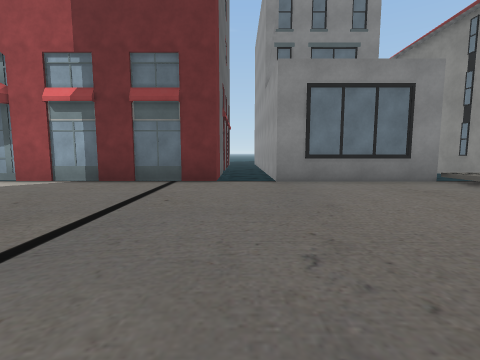
View 1 (above)

16 first-person views from a walk through a 3-D level made in the Unity game engine. The camera is 1.2 m above the floor, tilts 6° down and sees 85° across. The floor is counted in squares, 2 m on a side. Each view is taken from the middle of a square. On the plan, view 1 faces up. The plan holds only what a view shows up to about 9 squares ahead; the rest is blank. The place goes on beyond the plan. The player is left out. Some animated figures are left out. Some surface patterns are stand-ins.

View 2
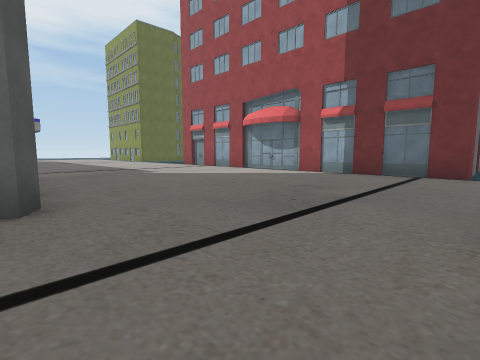

View 3
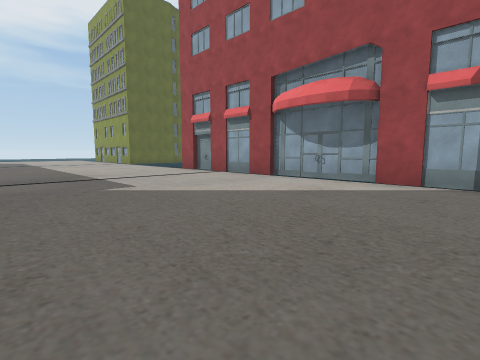

View 4
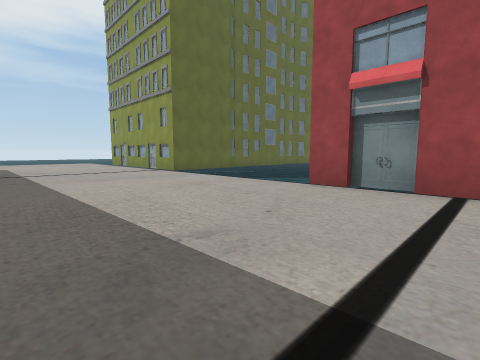

View 5
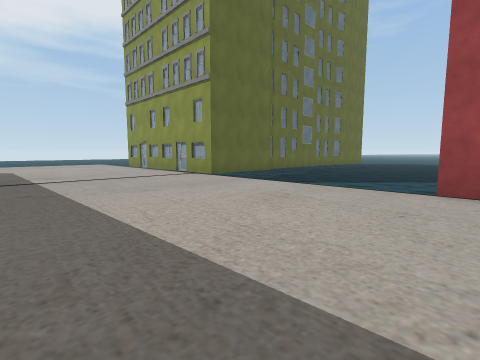

View 6
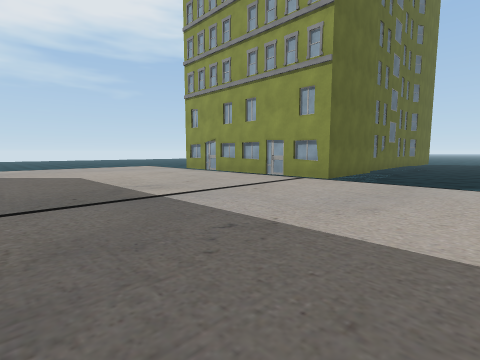

View 7
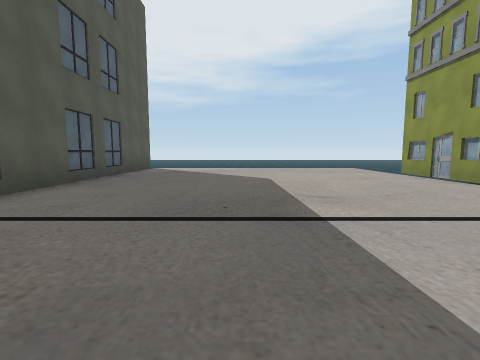

View 8
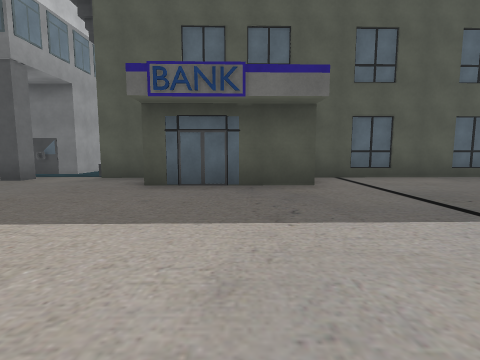

View 9
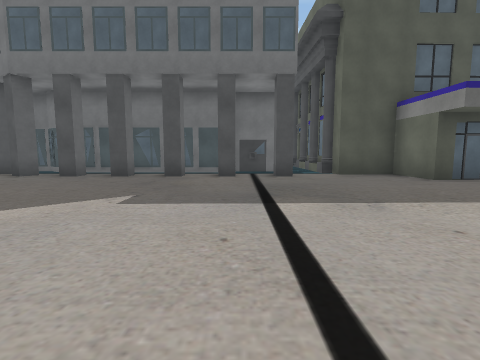

View 10
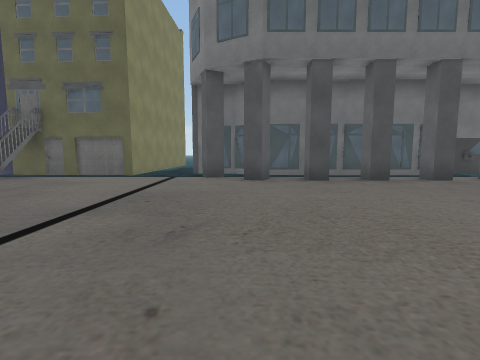

View 11
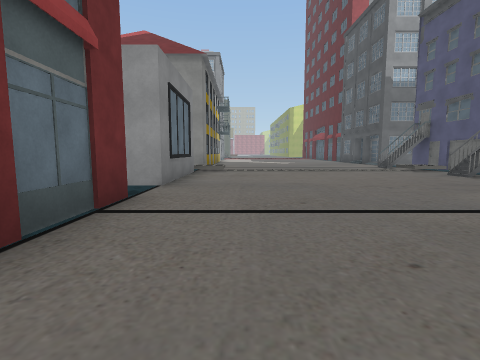

View 12
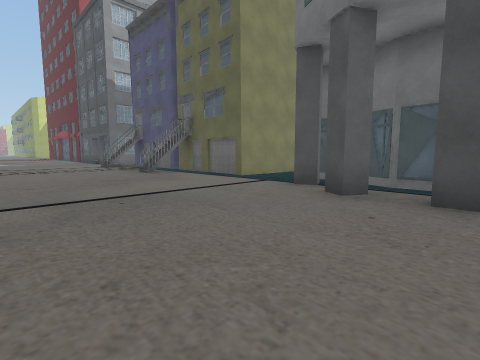

View 13
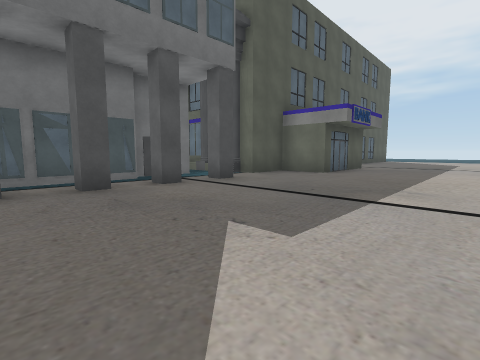

View 14
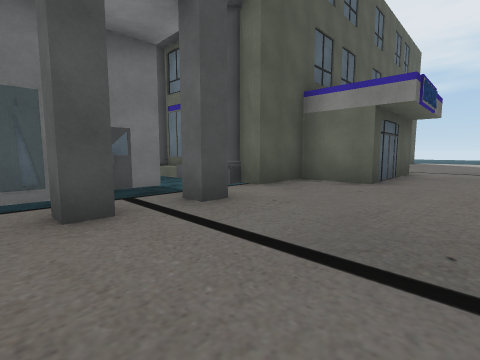

View 15
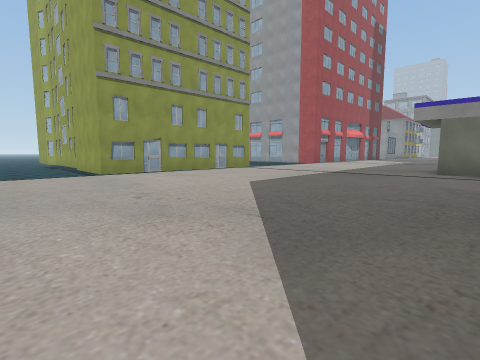

View 16
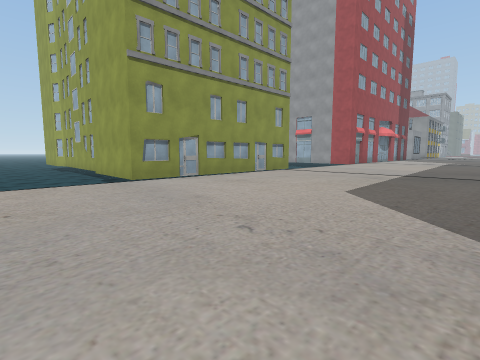

### Floor plan
Key: @ floor where view 1 was taken; # wall or solid block; . floor; / step, stairs or slope; ≈ water the walk keeps out of; B building.
Columns run from 25 left of view 1 to 5 right of it. Each row starts with its distance up from view 1.
  8 ≈≈B     B≈≈≈≈           B≈BBBB
  7   B     B≈≈≈≈            BB
  6   BBBBBBB    BBBBBBBBBBBBBBBBB
  5 ............................../
  4 ...............................
  3 ...............................
  2 ...............................
  1 ...............................
  0 .........................@.....
 -1 .........###...................
 -2 .........###...BB.BBB.B.....#./
 -3  ######### ###≈BBBBBBBBB ######
 -4              #≈B≈≈   ≈≈B #
 -5              #≈B≈≈≈≈ ≈≈ ≈#

Positions as (right, up) in squares from view 1, and headings:
1: (0, 0), facing up
2: (0, -2), facing up-left
3: (-3, 0), facing up-left
4: (-9, 1), facing up-left
5: (-11, 1), facing up-left
6: (-14, 0), facing up-left
7: (-15, 1), facing left
8: (-15, 4), facing down
9: (-9, 5), facing down
10: (-3, 4), facing down
11: (-4, 4), facing right
12: (-5, 2), facing down-right
13: (-6, 3), facing down-left
14: (-8, 1), facing down-left
15: (-25, -2), facing up-right
16: (-25, 0), facing up-right
